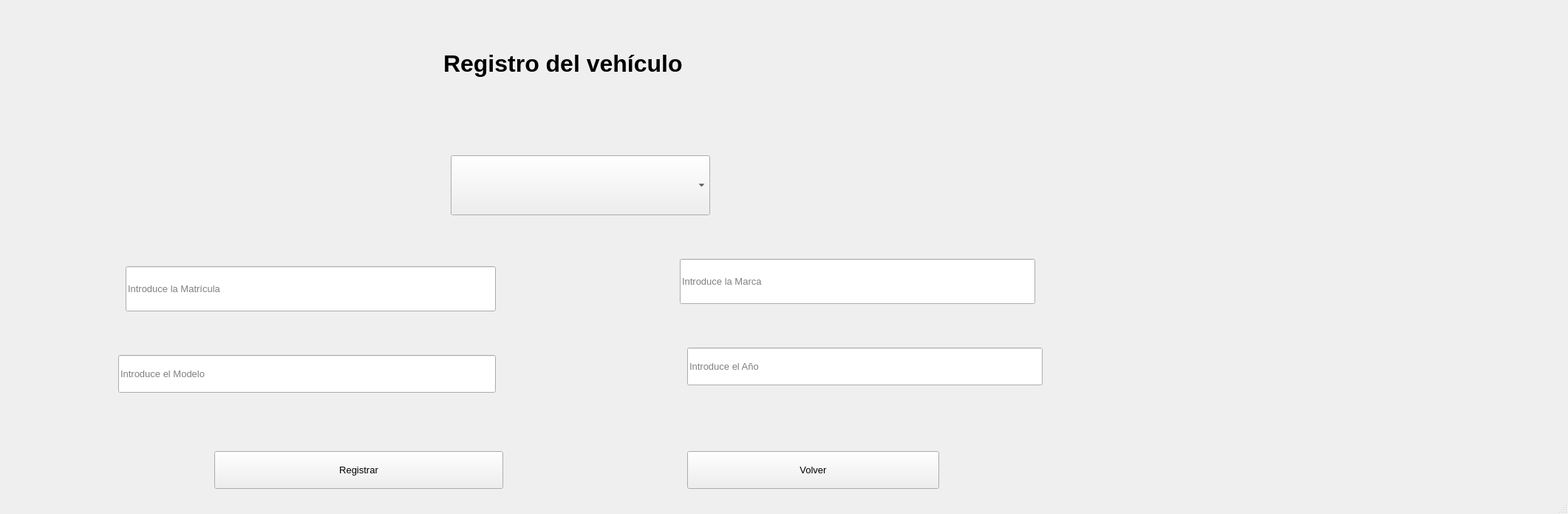
<?xml version="1.0" encoding="UTF-8"?>
<ui version="4.0">
 <class>QmainWindow</class>
 <widget class="QMainWindow" name="QmainWindow">
  <property name="geometry">
   <rect>
    <x>0</x>
    <y>0</y>
    <width>2122</width>
    <height>695</height>
   </rect>
  </property>
  <property name="windowTitle">
   <string>Registro Vehículo</string>
  </property>
  <widget class="QWidget" name="centralwidget">
   <widget class="QLabel" name="lblTitulo">
    <property name="geometry">
     <rect>
      <x>600</x>
      <y>20</y>
      <width>481</width>
      <height>131</height>
     </rect>
    </property>
    <property name="font">
     <font>
      <family>Segoe UI</family>
      <pointsize>24</pointsize>
      <weight>75</weight>
      <bold>true</bold>
     </font>
    </property>
    <property name="text">
     <string>Registro del vehículo</string>
    </property>
   </widget>
   <widget class="QLineEdit" name="Matricula">
    <property name="geometry">
     <rect>
      <x>170</x>
      <y>360</y>
      <width>501</width>
      <height>61</height>
     </rect>
    </property>
    <property name="font">
     <font>
      <family>Segoe UI</family>
      <pointsize>10</pointsize>
     </font>
    </property>
    <property name="inputMask">
     <string/>
    </property>
    <property name="text">
     <string/>
    </property>
    <property name="placeholderText">
     <string>Introduce la Matrícula</string>
    </property>
   </widget>
   <widget class="QLineEdit" name="Marca">
    <property name="geometry">
     <rect>
      <x>920</x>
      <y>350</y>
      <width>481</width>
      <height>61</height>
     </rect>
    </property>
    <property name="font">
     <font>
      <family>Segoe UI</family>
      <pointsize>10</pointsize>
     </font>
    </property>
    <property name="inputMask">
     <string/>
    </property>
    <property name="text">
     <string/>
    </property>
    <property name="placeholderText">
     <string>Introduce la Marca</string>
    </property>
   </widget>
   <widget class="QLineEdit" name="Modelo">
    <property name="geometry">
     <rect>
      <x>160</x>
      <y>480</y>
      <width>511</width>
      <height>51</height>
     </rect>
    </property>
    <property name="font">
     <font>
      <family>Segoe UI</family>
      <pointsize>10</pointsize>
     </font>
    </property>
    <property name="inputMask">
     <string/>
    </property>
    <property name="text">
     <string/>
    </property>
    <property name="placeholderText">
     <string>Introduce el Modelo</string>
    </property>
   </widget>
   <widget class="QLineEdit" name="Anio">
    <property name="geometry">
     <rect>
      <x>930</x>
      <y>470</y>
      <width>481</width>
      <height>51</height>
     </rect>
    </property>
    <property name="font">
     <font>
      <family>Segoe UI</family>
      <pointsize>10</pointsize>
     </font>
    </property>
    <property name="inputMask">
     <string/>
    </property>
    <property name="text">
     <string/>
    </property>
    <property name="placeholderText">
     <string>Introduce el Año</string>
    </property>
   </widget>
   <widget class="QPushButton" name="btnRegistrar">
    <property name="geometry">
     <rect>
      <x>290</x>
      <y>610</y>
      <width>391</width>
      <height>51</height>
     </rect>
    </property>
    <property name="font">
     <font>
      <family>Segoe UI</family>
      <pointsize>10</pointsize>
     </font>
    </property>
    <property name="text">
     <string>Registrar</string>
    </property>
   </widget>
   <widget class="QPushButton" name="btnVolver">
    <property name="geometry">
     <rect>
      <x>930</x>
      <y>610</y>
      <width>341</width>
      <height>51</height>
     </rect>
    </property>
    <property name="font">
     <font>
      <family>Segoe UI</family>
      <pointsize>10</pointsize>
     </font>
    </property>
    <property name="text">
     <string>Volver</string>
    </property>
   </widget>
   <widget class="QWidget" name="imagen" native="true">
    <property name="geometry">
     <rect>
      <x>1490</x>
      <y>30</y>
      <width>411</width>
      <height>651</height>
     </rect>
    </property>
   </widget>
   <widget class="QComboBox" name="combo_clientes">
    <property name="geometry">
     <rect>
      <x>610</x>
      <y>210</y>
      <width>351</width>
      <height>81</height>
     </rect>
    </property>
    <property name="font">
     <font>
      <family>Segoe UI</family>
      <pointsize>10</pointsize>
     </font>
    </property>
   </widget>
  </widget>
  <widget class="QMenuBar" name="menubar">
   <property name="geometry">
    <rect>
     <x>0</x>
     <y>0</y>
     <width>2122</width>
     <height>26</height>
    </rect>
   </property>
  </widget>
  <widget class="QStatusBar" name="statusbar"/>
 </widget>
 <resources/>
 <connections/>
</ui>
